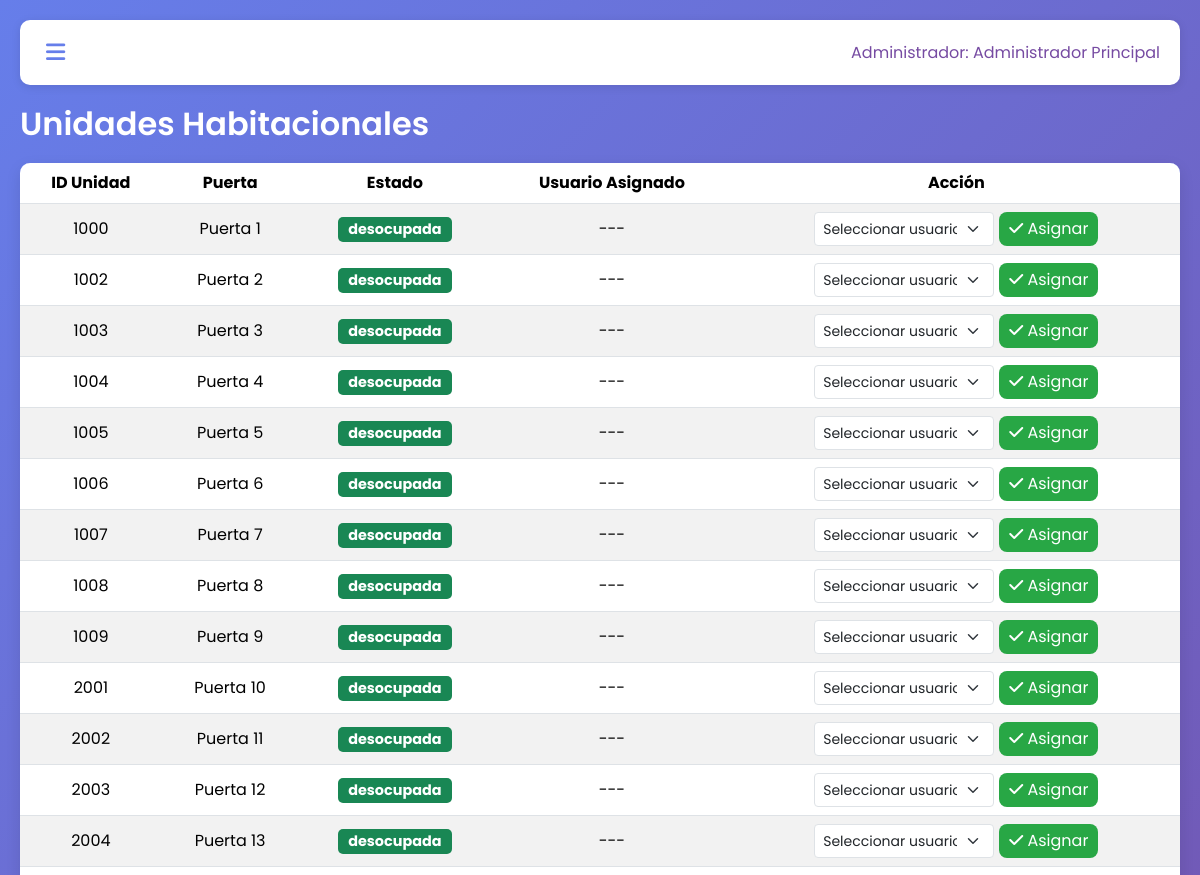
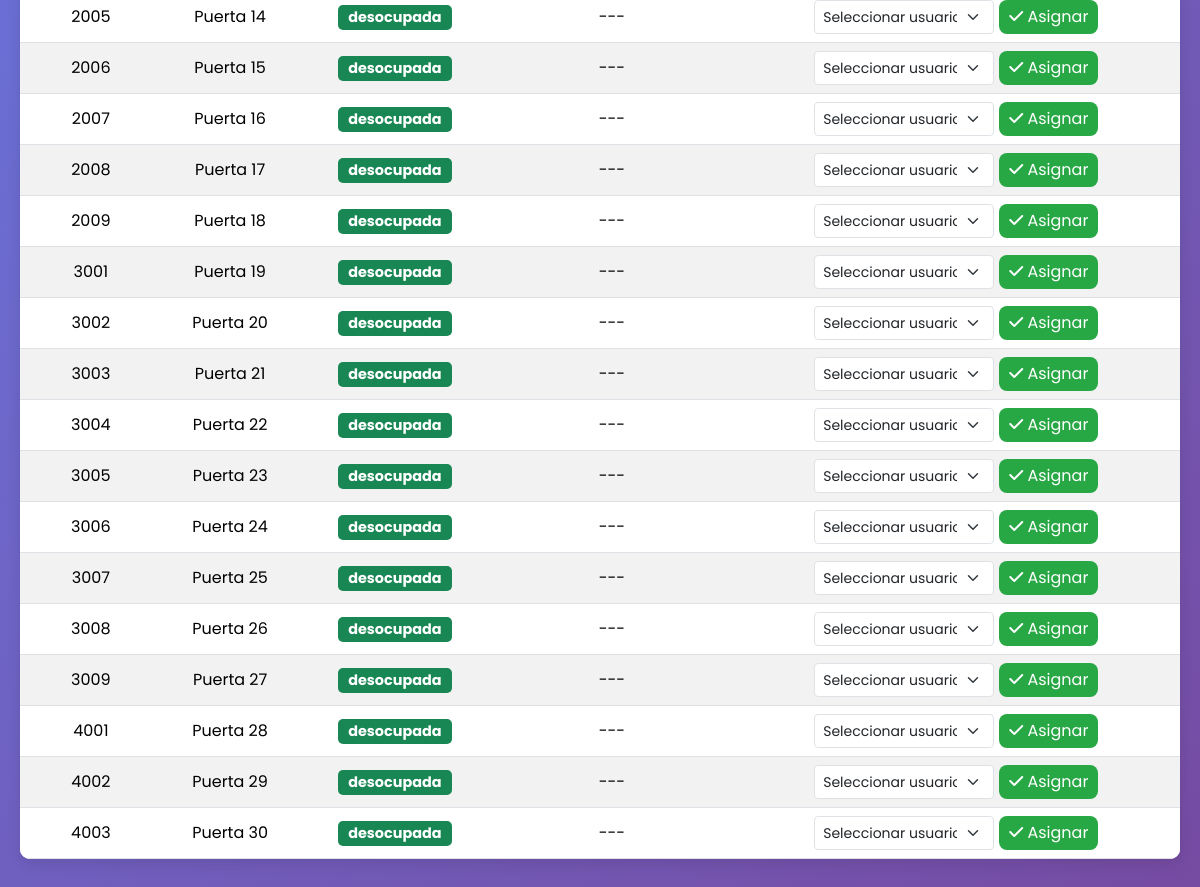
The app's page /proy3maV2/Backoffice/unidades_habitacionales.php (signed in) with its own data (2 pictures, top to bottom).
### tables this page shows
CREATE TABLE Unidad_habitacional (
    id_unidad INT PRIMARY KEY NOT NULL,
    numPuerta VARCHAR(255) NOT NULL,
    estado ENUM('ocupada','desocupada') DEFAULT 'desocupada',
    usuario_id INT NULL,
    FOREIGN KEY (usuario_id) REFERENCES usuario(id)
);

### proy3maV2/Backoffice/unidades_habitacionales.php (the view, shortened to what this page needs)
<?php
require 'config.php';
$unidades = mysqli_query($conn, "
    SELECT u.id_unidad, u.numPuerta, u.estado, u.usuario_id, us.usr_name
    FROM Unidad_habitacional u
    LEFT JOIN usuario us ON u.usuario_id = us.id
    ORDER BY u.id_unidad ASC
");
?>
<!DOCTYPE html>
<html lang="es">
<head>
<link href="https://cdn.jsdelivr.net/npm/bootstrap@5.3.6/dist/css/bootstrap.min.css" rel="stylesheet">
<link rel="stylesheet" href="https://cdnjs.cloudflare.com/ajax/libs/font-awesome/6.0.0/css/all.min.css">
</head>
<body>
    <div class="main-content" id="mainContent">
        <div class="top-navbar">
            <button class="menu-toggle" id="menuToggle"><i class="fas fa-bars"></i></button>
            <div class="user-info" style="color:#764ba2;">Administrador: <?= $_SESSION['adm_name'] ?? 'Admin' ?></div>
        </div>
        <h1 class="page-title">Unidades Habitacionales</h1>
        <table class="table table-striped table-hover align-middle">
            <thead>
                <tr>
                    <th>ID Unidad</th>
                    <th>Puerta</th>
                    <th>Estado</th>
                    <th>Usuario Asignado</th>
                    <th>Acción</th>
                </tr>
            </thead>
            <tbody>
            <?php while($row = mysqli_fetch_assoc($unidades)): ?>
                <tr>
                    <td><?= $row['id_unidad'] ?></td>
                    <td><?= htmlspecialchars($row['numPuerta']) ?></td>
                    <td>
                        <span class="badge <?= $row['estado']=='ocupada'?'bg-danger':'bg-success' ?>">
                            <?= $row['estado'] ?>
                        </span>
                    </td>
                    <td><?= $row['usr_name'] ?? '---' ?></td>
                    <td>
                        <?php if ($row['usuario_id']): ?>
                            <form method="post" style="display:inline;">
                                <input type="hidden" name="unidad_id" value="<?= $row['id_unidad'] ?>">
                                <input type="hidden" name="accion" value="desasignar">
                                <button type="submit" class="btn-unassign">
                                    <i class="fas fa-times"></i> Desasignar
                                </button>
                            </form>
                        <?php else: ?>
                            <form method="post" style="display:flex; gap:5px; justify-content:center;">
                                <select name="usuario_id" class="form-select form-select-sm" required>
                                    <option value="">Seleccionar usuario</option>
                                </select>
                                <button type="submit" class="btn-assign">
                                    <i class="fas fa-check"></i> Asignar
                                </button>
                            </form>
                        <?php endif; ?>
                    </td>
                </tr>
            <?php endwhile; ?>
            </tbody>
        </table>
    </div>
</body>
</html>

### proy3maV2/Backoffice/unidades_habitacionales.php (style rules this page uses)
body { font-family: 'Poppins', sans-serif; background: linear-gradient(135deg, #667eea 0%, #764ba2 100%); margin:0; min-height: 100vh; }
.main-content { margin-left: 0; transition: all 0.3s ease; min-height: 100vh; padding: 20px; width: 100%; }
.top-navbar { background: white; padding: 15px 20px; box-shadow: 0 2px 10px rgba(0,0,0,0.1); display: flex; align-items: center; justify-content: space-between; border-radius: 10px; margin-bottom: 20px; }
.menu-toggle { font-size: 22px; cursor: pointer; color: #667eea; border: none; background: none; }
.page-title { font-size: 2rem; font-weight: 600; color: white; margin-bottom: 20px; }
table { background: white; border-radius: 10px; box-shadow: 0 5px 15px rgba(0,0,0,0.1); overflow: hidden; }
thead { background: #667eea; color: white; }
th, td { vertical-align: middle !important; text-align: center; }
.btn-assign { background: #28a745; color: white; border-radius: 8px; padding: 5px 10px; border: none; }
select.form-select-sm { max-width: 180px; }
.badge { font-size: 0.9rem; padding: 5px 10px; border-radius: 5px; }

### records on screen
unidad_habitacional: id_unidad "1000", numPuerta "Puerta 1", estado "desocupada", usr_name "---"
unidad_habitacional: id_unidad "1002", numPuerta "Puerta 2", estado "desocupada", usr_name "---"
unidad_habitacional: id_unidad "1003", numPuerta "Puerta 3", estado "desocupada", usr_name "---"
unidad_habitacional: id_unidad "1004", numPuerta "Puerta 4", estado "desocupada", usr_name "---"
unidad_habitacional: id_unidad "1005", numPuerta "Puerta 5", estado "desocupada", usr_name "---"
unidad_habitacional: id_unidad "1006", numPuerta "Puerta 6", estado "desocupada", usr_name "---"
unidad_habitacional: id_unidad "1007", numPuerta "Puerta 7", estado "desocupada", usr_name "---"
unidad_habitacional: id_unidad "1008", numPuerta "Puerta 8", estado "desocupada", usr_name "---"
unidad_habitacional: id_unidad "1009", numPuerta "Puerta 9", estado "desocupada", usr_name "---"
unidad_habitacional: id_unidad "2001", numPuerta "Puerta 10", estado "desocupada", usr_name "---"
unidad_habitacional: id_unidad "2002", numPuerta "Puerta 11", estado "desocupada", usr_name "---"
unidad_habitacional: id_unidad "2003", numPuerta "Puerta 12", estado "desocupada", usr_name "---"
unidad_habitacional: id_unidad "2004", numPuerta "Puerta 13", estado "desocupada", usr_name "---"
unidad_habitacional: id_unidad "2005", numPuerta "Puerta 14", estado "desocupada", usr_name "---"
unidad_habitacional: id_unidad "2006", numPuerta "Puerta 15", estado "desocupada", usr_name "---"
unidad_habitacional: id_unidad "2007", numPuerta "Puerta 16", estado "desocupada", usr_name "---"
unidad_habitacional: id_unidad "2008", numPuerta "Puerta 17", estado "desocupada", usr_name "---"
unidad_habitacional: id_unidad "2009", numPuerta "Puerta 18", estado "desocupada", usr_name "---"
unidad_habitacional: id_unidad "3001", numPuerta "Puerta 19", estado "desocupada", usr_name "---"
unidad_habitacional: id_unidad "3002", numPuerta "Puerta 20", estado "desocupada", usr_name "---"
unidad_habitacional: id_unidad "3003", numPuerta "Puerta 21", estado "desocupada", usr_name "---"
unidad_habitacional: id_unidad "3004", numPuerta "Puerta 22", estado "desocupada", usr_name "---"
unidad_habitacional: id_unidad "3005", numPuerta "Puerta 23", estado "desocupada", usr_name "---"
unidad_habitacional: id_unidad "3006", numPuerta "Puerta 24", estado "desocupada", usr_name "---"
unidad_habitacional: id_unidad "3007", numPuerta "Puerta 25", estado "desocupada", usr_name "---"
unidad_habitacional: id_unidad "3008", numPuerta "Puerta 26", estado "desocupada", usr_name "---"
unidad_habitacional: id_unidad "3009", numPuerta "Puerta 27", estado "desocupada", usr_name "---"
unidad_habitacional: id_unidad "4001", numPuerta "Puerta 28", estado "desocupada", usr_name "---"
unidad_habitacional: id_unidad "4002", numPuerta "Puerta 29", estado "desocupada", usr_name "---"
unidad_habitacional: id_unidad "4003", numPuerta "Puerta 30", estado "desocupada", usr_name "---"

### other values on screen
$_SESSION['adm_name'] "Administrador Principal"
